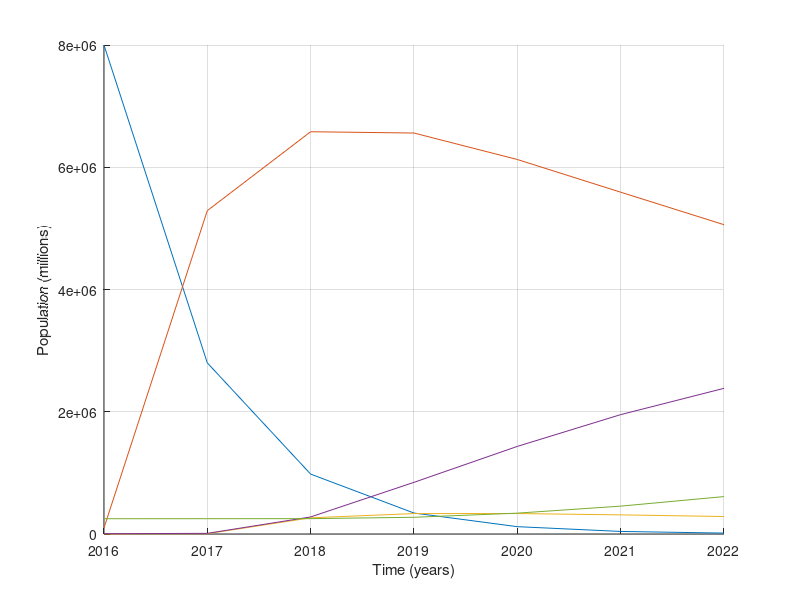

Write the MATLAB code that produced this figure. (Note: this script raises an error after producing the figure.)
% % The present code was developed to obtain the main results and graphs of
% a markov chain model for inmigration of population in some countries of
% Latinamerica, using a discrete absorbant-transient chain with
% probabilities similar to the real transition of persons between borders.
% The states of chain are defined as V (Venezuela), C (Colombia), G (Guatemala)
% M (Mexico) and U (United States). 

% ----------------------------------------------------------------------------------------------------------------------------------------------------------
 
% Definition of probabilities

Pvc = 0.65;                                                                % Probability of a person to go from Venezuela to Colombia. 
Pcg = 0.05;                                                                % Probability of a person to go from Colombia to Guatemala.     
Pcm = 0.05;                                                                % Probability of a person to go from Colombia to Mexico.
Pgm = 0.98;                                                                % Probability of a person to go from Guatemala to Mexico. 
Pmu = 0.08;                                                                % Probability of a person to go from Mexico to United States.

% Last probabilities was defined taking into account the migration
% bureaucracy in border lines of each country. 

% ----------------------------------------------------------------------------------------------------------------------------------------------------------
 
% Building transition matrix

M = [1-Pvc 0 0 0 0; 
    Pvc 1-Pcg-Pcm 0 0 0; 
    0 Pcg 1-Pgm 0 0; 
    0 Pcm Pgm 1-Pmu 0; 
    0 0 0 Pmu 1];

% To verify that transition matrix is correct, uncomment the following line 
% to check summation of columns  
%sum(M)

% ----------------------------------------------------------------------------------------------------------------------------------------------------------
 
% Definition of population vector (V,C,G,M,U)

n_0 = [8000000; 100000; 1000; 5000; 250000];                                       
  
% Initial inmigrant population of venezuelans in each country in 2016. 
% That values are closed to real inmigration data from diferent
% countries resources. 

% ----------------------------------------------------------------------------------------------------------------------------------------------------------
 
% Evolution of vector population in time from 2016 (economic crisis) to 2022 

n = n_0;
H = [n];                                                                   % History matrix with each column the new population state from left to right.
T = [2016];                                                                % History of time steps.
for i=2017:2022
    nt = M*n;
    n = nt;
    H = [H nt];
    T = [T i];
end

% ----------------------------------------------------------------------------------------------------------------------------------------------------------
 
% Graphs of states for las 6 years

figure;
set(gcf,'position',[10,10,1200,800]);

hold on;

plot(T,H(1,:));
plot(T,H(2,:));
plot(T,H(3,:));
plot(T,H(4,:));
plot(T,H(5,:));
xlabel('Time (years)');
ylabel('Population (millions)');
grid;

hold off;

legend({'Venezuela','Colombia','Guatemala','Mexico','United States'},Location="north");

% For export the graph to a png file, uncomment the next line   
print('Migration_evolution','-dpng');

% For 2022, population obtained for United States, Guatemala and Colombia 
% through Markov chain model is closed to oficial statistic of those
% countries. 

% ----------------------------------------------------------------------------------------------------------------------------------------------------------
 
% Forecast of migrating population for the next decades  

n = n_0;
Hf = [n];                                                                   % History matrix with each column the new population state from left to right.
Tf = [2016];                                                                % History of time steps.
for i=2017:2030
    nt = M*n;
    n = nt;
    Hf = [Hf nt];
    Tf = [Tf i];
end

% ----------------------------------------------------------------------------------------------------------------------------------------------------------
 
% Graphs of states for coming years

figure;
set(gcf,'position',[10,10,1200,800]);

hold on;

plot(Tf,Hf(1,:));
plot(Tf,Hf(2,:));
plot(Tf,Hf(3,:));
plot(Tf,Hf(4,:));
plot(Tf,Hf(5,:));
xline(2022);
xlabel('Time (years)');
ylabel('Population (millions)');
grid;

hold off;

legend({'Venezuela','Colombia','Guatemala','Mexico','United States'},Location="north");

% For export the graph to a png file, uncomment the next line   
print('Migration_evolution_2030','-dpng');

% Forecast of migration until 2030 may don't be accurate, due to diverse 
% variables or unexpected events in migration politics of countries.
% However, model stabilizes closed to the year 2150, something impossible
% to be agree with the real problem.


















